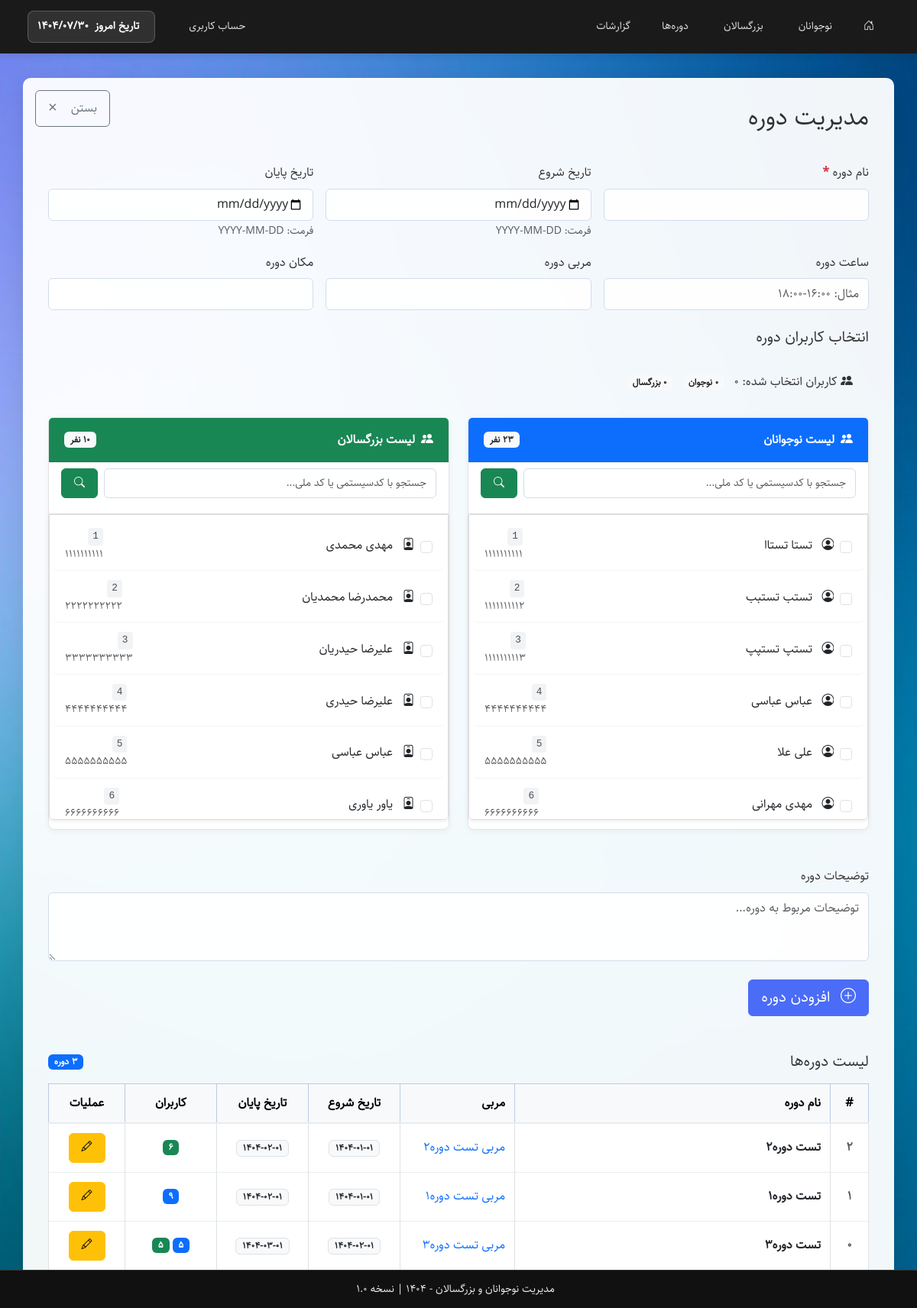
The app's page /includes/class.php (signed in) with its own data.
### tables this page shows
CREATE TABLE `teen` (
  `TeenID` int(11) NOT NULL,
  `TeenSysCode` varchar(20) NOT NULL COMMENT 'کدسیستمی',
  `TeenMelli` varchar(10) NOT NULL COMMENT 'کدملی',
  `TeenName` varchar(50) NOT NULL COMMENT 'نام',
  `TeenFamily` varchar(50) NOT NULL COMMENT 'نام خانوادگی',
  `TeenFather` varchar(50) NOT NULL COMMENT 'نام پدر',
  `TeenMobile1` varchar(11) DEFAULT NULL COMMENT 'موبایل 1',
  `TeenMobile2` varchar(11) DEFAULT NULL COMMENT 'موبایل 2',
  `TeenDateBirth` date DEFAULT NULL COMMENT 'تاریخ تولد',
  `TeenRegDate` date DEFAULT NULL COMMENT 'تاریخ ثبت نام',
  `TeenStatus` enum('عادی','فعال','تعلیق') NOT NULL DEFAULT 'عادی' COMMENT 'وضعیت',
  `TeenPlaceBirth` varchar(100) DEFAULT NULL COMMENT 'محل تولد',
  `TeenPlaceCerti` varchar(100) DEFAULT NULL COMMENT 'محل صدور',
  `TeenBloodType` enum('O+','O-','A+','A-','B+','B-','AB+','AB-') DEFAULT NULL COMMENT 'گروه خونی',
  `TeenEducation` enum('اول ابتدایی','دوم ابتدایی','سوم ابتدایی','چهارم ابتدایی','پنجم ابتدایی','ششم ابتدایی','هفتم','هشتم','نهم','دهم','یازدهم','دوازدهم','فارغ التحصیل','دانشجو','دیپلم','فوق دیپلم','لیسانس','فوق لیسانس','دکتری','سایر') DEFAULT NULL COMMENT 'تحصیلات',
  `TeenAddress` text DEFAULT NULL COMMENT 'آدرس',
  `TeenZipCode` varchar(10) DEFAULT NULL COMMENT 'کدپستی',
  `TeenImage` varchar(255) DEFAULT NULL COMMENT 'تصویر پروفایل',
  `TeenCreated` timestamp NOT NULL DEFAULT current_timestamp(),
  `TeenUpdated` timestamp NOT NULL DEFAULT current_timestamp() ON UPDATE current_timestamp(),
  `TeenCity` varchar(100) DEFAULT NULL COMMENT 'شهر',
  `TeenBankName` varchar(100) DEFAULT NULL COMMENT 'نام بانک',
  `TeenAccountNumber` varchar(30) DEFAULT NULL COMMENT 'شماره حساب',
  `TeenCardNumber` varchar(20) DEFAULT NULL COMMENT 'شماره کارت',
  `TeenShebaNumber` varchar(30) DEFAULT NULL COMMENT 'شماره شبا',
  `TeenActiveDate` date DEFAULT NULL COMMENT 'تاریخ ثبت فعال',
  `TeenSuspendDate` date DEFAULT NULL COMMENT 'تاریخ ثبت تعلیق'
);

CREATE TABLE `adult` (
  `AdultID` int(11) NOT NULL,
  `AdultSysCode` varchar(20) NOT NULL COMMENT 'کدسیستمی',
  `AdultMelli` varchar(10) NOT NULL COMMENT 'کدملی',
  `AdultName` varchar(50) NOT NULL COMMENT 'نام',
  `AdultFamily` varchar(50) NOT NULL COMMENT 'نام خانوادگی',
  `AdultFather` varchar(50) NOT NULL COMMENT 'نام پدر',
  `AdultMobile1` varchar(11) DEFAULT NULL COMMENT 'موبایل 1',
  `AdultMobile2` varchar(11) DEFAULT NULL COMMENT 'موبایل 2',
  `AdultDateBirth` date DEFAULT NULL COMMENT 'تاریخ تولد',
  `AdultRegDate` date DEFAULT NULL COMMENT 'تاریخ ثبت نام',
  `AdultStatus` enum('عادی','فعال','تعلیق') NOT NULL DEFAULT 'عادی' COMMENT 'وضعیت',
  `AdultPlaceBirth` varchar(100) DEFAULT NULL COMMENT 'محل تولد',
  `AdultPlaceCerti` varchar(100) DEFAULT NULL COMMENT 'محل صدور',
  `AdultBloodType` enum('O+','O-','A+','A-','B+','B-','AB+','AB-') DEFAULT NULL COMMENT 'گروه خونی',
  `AdultEducation` enum('اول ابتدایی','دوم ابتدایی','سوم ابتدایی','چهارم ابتدایی','پنجم ابتدایی','ششم ابتدایی','هفتم','هشتم','نهم','دهم','یازدهم','دوازدهم','فارغ التحصیل','دانشجو','دیپلم','فوق دیپلم','لیسانس','فوق لیسانس','دکتری','سایر') DEFAULT NULL COMMENT 'تحصیلات',
  `AdultAddress` text DEFAULT NULL COMMENT 'آدرس',
  `AdultZipCode` varchar(10) DEFAULT NULL COMMENT 'کدپستی',
  `AdultImage` varchar(255) DEFAULT NULL COMMENT 'تصویر پروفایل',
  `AdultCreated` timestamp NOT NULL DEFAULT current_timestamp(),
  `AdultUpdated` timestamp NOT NULL DEFAULT current_timestamp() ON UPDATE current_timestamp(),
  `AdultCity` varchar(100) DEFAULT NULL COMMENT 'شهر',
  `AdultBankName` varchar(100) DEFAULT NULL COMMENT 'نام بانک',
  `AdultAccountNumber` varchar(30) DEFAULT NULL COMMENT 'شماره حساب',
  `AdultCardNumber` varchar(20) DEFAULT NULL COMMENT 'شماره کارت',
  `AdultShebaNumber` varchar(30) DEFAULT NULL COMMENT 'شماره شبا',
  `AdultActiveDate` date DEFAULT NULL COMMENT 'تاریخ ثبت فعال',
  `AdultSuspendDate` date DEFAULT NULL COMMENT 'تاریخ ثبت تعلیق'
);

CREATE TABLE `class` (
  `ClassID` int(11) NOT NULL,
  `ClassName` varchar(100) NOT NULL COMMENT 'نام دوره',
  `ClassDateStart` date DEFAULT NULL COMMENT 'تاریخ شروع دوره',
  `ClassDateEnd` date DEFAULT NULL COMMENT 'تاریخ پایان دوره',
  `ClassTime` varchar(20) DEFAULT NULL COMMENT 'ساعت دوره',
  `ClassTeacher` varchar(100) DEFAULT NULL COMMENT 'مربی دوره',
  `ClassPlace` varchar(100) DEFAULT NULL COMMENT 'مکان دوره',
  `ClassDescription` text DEFAULT NULL COMMENT 'توضیحات دوره',
  `CalssUsers` text DEFAULT NULL COMMENT 'کاربران دوره',
  `UserType` enum('teen','adult') DEFAULT 'teen'
);

### includes/class.php (the view, shortened to what the rows shown need)
<?php
require_once __DIR__ . '/../config/database.php';
$conn->query("CREATE TABLE IF NOT EXISTS `Class` (
  `ClassID` int(11) NOT NULL AUTO_INCREMENT,
  `ClassName` varchar(100) NOT NULL,
  `ClassDateStart` date DEFAULT NULL,
  `ClassDateEnd` date DEFAULT NULL,
  `ClassTime` varchar(20) DEFAULT NULL,
  `ClassTeacher` varchar(100) DEFAULT NULL,
  `ClassPlace` varchar(100) DEFAULT NULL,
  `ClassDescription` text DEFAULT NULL,
  `CalssUsers` text DEFAULT NULL,
  PRIMARY KEY (`ClassID`)
) ENGINE=InnoDB DEFAULT CHARSET=utf8mb4 COLLATE=utf8mb4_unicode_ci;");
$teenQuery = "SELECT TeenID as id, TeenName as firstName, TeenFamily as lastName, TeenSysCode as sysCode, TeenMelli as melli, 'teen' as type FROM Teen";
$teenQuery .= " ORDER BY CAST(TeenSysCode AS UNSIGNED)";
$teens = $conn->query($teenQuery);
$adultQuery = "SELECT AdultID as id, AdultName as firstName, AdultFamily as lastName, AdultSysCode as sysCode, AdultMelli as melli, 'adult' as type FROM Adult";
$adultQuery .= " ORDER BY CAST(AdultSysCode AS UNSIGNED)";
$adults = $conn->query($adultQuery);
$rs = $conn->query("SELECT * FROM `Class` ORDER BY ClassID DESC");
$selectedUserIds = [];
?>
<!DOCTYPE html>
<html lang="fa" dir="rtl">
<head>
    <link href="../assets/css/bootstrap.rtl.min.css" rel="stylesheet" />
    <link href="../assets/css/bootstrap-icons.css" rel="stylesheet" />
    <link href="../assets/css/style.css" rel="stylesheet" />
</head>
<body class="class-management-page">
<div class="container main-container">
    <div class="content-box">
        <div class="d-flex justify-content-between align-items-center mb-4">
            <div class="d-flex justify-content-start align-items-center mb-3">
                <h2 class="mb-0">مدیریت دوره</h2>
            </div>
        </div>
        <form method="post" class="mb-4" id="class-form">
            <div class="row mb-4">
                <div class="col-md-6 mb-4">
                    <div class="card h-100">
                        <div class="card-body p-0">
                            <div class="user-list">
                                <?php
                                if ($teens && $teens->num_rows > 0) {
                                    $teens->data_seek(0);
                                    while($user = $teens->fetch_assoc()) {
                                        $key = 'teen_' . $user['id'];
                                        $isSelected = isset($selectedUserIds[$key]);
                                ?>
                                <div class="user-item <?php echo $isSelected ? 'selected' : ''; ?>"
                                     data-id="<?php echo $user['id']; ?>"
                                     data-type="<?php echo $user['type']; ?>">
                                    <input class="form-check-input user-checkbox" type="checkbox"
                                           value='<?php echo json_encode(['id' => $user['id'], 'type' => 'teen']); ?>'
                                           id="teen_<?php echo $user['id']; ?>"
                                           <?php echo $isSelected ? 'checked' : ''; ?>>
                                    <label class="form-check-label d-flex align-items-center w-100" for="teen_<?php echo $user['id']; ?>">
                                        <span class="user-name ms-2">
                                            <i class="bi bi-person-circle me-2"></i>
                                            <?php echo htmlspecialchars($user['firstName'] . ' ' . $user['lastName']); ?>
                                        </span>
                                        <div class="d-flex flex-column align-items-start ms-2">
                                            <span class="user-code"><?php echo htmlspecialchars($user['sysCode']); ?></span>
                                            <small class="text-muted"><?php echo htmlspecialchars($user['melli']); ?></small>
                                        </div>
                                    </label>
                                </div>
                                <?php
                                    }
                                }
                                ?>
                            </div>
                        </div>
                    </div>
                </div>
                <div class="col-md-6 mb-4">
                    <div class="card h-100">
                        <div class="card-body p-0">
                            <div class="user-list">
                                <?php
                                if ($adults && $adults->num_rows > 0) {
                                    $adults->data_seek(0);
                                    while($user = $adults->fetch_assoc()) {
                                        $key = 'adult_' . $user['id'];
                                        $isSelected = isset($selectedUserIds[$key]);
                                ?>
                                <div class="user-item <?php echo $isSelected ? 'selected' : ''; ?>"
                                     data-id="<?php echo $user['id']; ?>"
                                     data-type="<?php echo $user['type']; ?>">
                                    <input class="form-check-input user-checkbox" type="checkbox"
                                           value='<?php echo json_encode(['id' => $user['id'], 'type' => 'adult']); ?>'
                                           id="adult_<?php echo $user['id']; ?>"
                                           <?php echo $isSelected ? 'checked' : ''; ?>>
                                    <label class="form-check-label d-flex align-items-center w-100" for="adult_<?php echo $user['id']; ?>">
                                        <span class="user-name ms-2">
                                            <i class="bi bi-person-badge me-2"></i>
                                            <?php echo htmlspecialchars($user['firstName'] . ' ' . $user['lastName']); ?>
                                        </span>
                                        <div class="d-flex flex-column align-items-start ms-2">
                                            <span class="user-code"><?php echo htmlspecialchars($user['sysCode']); ?></span>
                                            <small class="text-muted"><?php echo htmlspecialchars($user['melli']); ?></small>
                                        </div>
                                    </label>
                                </div>
                                <?php
                                    }
                                }
                                ?>
                            </div>
                        </div>
                    </div>
                </div>
            </div>
        </form>
        <div class="row mt-5">
            <div class="col-12">
                <div class="table-responsive">
                    <table class="table table-hover table-bordered">
                        <thead>
                            <tr class="table-primary">
                                <th width="50" class="text-center">#</th>
                                <th>نام دوره</th>
                                <th width="150">مربی</th>
                                <th width="120" class="text-center">تاریخ شروع</th>
                                <th width="120" class="text-center">تاریخ پایان</th>
                                <th width="120" class="text-center">کاربران</th>
                                <th width="100" class="text-center">عملیات</th>
                            </tr>
                        </thead>
                        <tbody>
                        <?php
                        if ($rs && $rs->num_rows > 0):
                            $rs->data_seek(0);
                            while($row = $rs->fetch_assoc()):
                                $teensCount = 0;
                                $adultsCount = 0;
                                if (!empty($row['CalssUsers']) && $row['CalssUsers'] !== '[]') {
                                    $users = json_decode($row['CalssUsers'], true);
                                    if (is_array($users)) {
                                        foreach ($users as $user) {
                                            if ($user['type'] === 'teen') $teensCount++;
                                            if ($user['type'] === 'adult') $adultsCount++;
                                        }
                                    }
                                }
                        ?>
                            <tr>
                                <td class="text-center fw-bold text-muted"><?php echo $row['ClassID']; ?></td>
                                <td>
                                    <div class="fw-bold text-dark"><?php echo htmlspecialchars($row['ClassName']); ?></div>
                                </td>
                                <td>
                                    <span class="text-primary"><?php echo htmlspecialchars($row['ClassTeacher']); ?></span>
                                </td>
                                <td class="text-center">
                                    <span class="badge bg-light text-dark border"><?php echo !empty($row['ClassDateStart']) && $row['ClassDateStart'] != '0000-00-00' ? $row['ClassDateStart'] : '-'; ?></span>
                                </td>
                                <td class="text-center">
                                    <span class="badge bg-light text-dark border"><?php echo !empty($row['ClassDateEnd']) && $row['ClassDateEnd'] != '0000-00-00' ? $row['ClassDateEnd'] : '-'; ?></span>
                                </td>
                                <td class="text-center">
                                    <div class="d-flex justify-content-center gap-1">
                                        <?php if ($teensCount > 0): ?>
                                            <span class="badge bg-primary" title="نوجوانان"><?php echo $teensCount; ?></span>
                                        <?php endif; ?>
                                        <?php if ($adultsCount > 0): ?>
                                            <span class="badge bg-success" title="بزرگسالان"><?php echo $adultsCount; ?></span>
                                        <?php endif; ?>
                                    </div>
                                </td>
                                <td class="text-center">
                                    <a href="?edit=<?php echo $row['ClassID']; ?>" class="btn btn-warning btn-sm" title="ویرایش دوره">
                                        <i class="bi bi-pencil"></i>
                                    </a>
                                </td>
                            </tr>
                        <?php endwhile; endif; ?>
                        </tbody>
                    </table>
                </div>
            </div>
        </div>
    </div>
</div>
</body>
</html>

### records on screen
teen: TeenName+TeenFamily "تستا تستاا", TeenSysCode "1", TeenMelli "1111111111"
teen: TeenName+TeenFamily "تستب تستبب", TeenSysCode "2", TeenMelli "1111111112"
teen: TeenName+TeenFamily "تستپ تستپپ", TeenSysCode "3", TeenMelli "1111111113"
teen: TeenName+TeenFamily "عباس عباسی", TeenSysCode "4", TeenMelli "4444444444"
teen: TeenName+TeenFamily "علی علا", TeenSysCode "5", TeenMelli "5555555555"
teen: TeenName+TeenFamily "مهدی مهرانی", TeenSysCode "6", TeenMelli "6666666666"
adult: AdultName+AdultFamily "مهدی محمدی", AdultSysCode "1", AdultMelli "1111111111"
adult: AdultName+AdultFamily "محمدرضا محمدیان", AdultSysCode "2", AdultMelli "2222222222"
adult: AdultName+AdultFamily "علیرضا حیدریان", AdultSysCode "3", AdultMelli "3333333333"
adult: AdultName+AdultFamily "علیرضا حیدری", AdultSysCode "4", AdultMelli "4444444444"
adult: AdultName+AdultFamily "عباس عباسی", AdultSysCode "5", AdultMelli "5555555555"
adult: AdultName+AdultFamily "یاور یاوری", AdultSysCode "6", AdultMelli "6666666666"
class: ClassID "2", ClassName "تست دوره2", ClassTeacher "مربی تست دوره2", ClassDateStart "1404-01-01", ClassDateEnd "1404-02-01", adultsCount "6"
class: ClassID "1", ClassName "تست دوره1", ClassTeacher "مربی تست دوره1", ClassDateStart "1404-01-01", ClassDateEnd "1404-02-01", teensCount "9"
class: ClassID "0", ClassName "تست دوره3", ClassTeacher "مربی تست دوره3", ClassDateStart "1404-02-01", ClassDateEnd "1404-03-01", teensCount "5", adultsCount "5"

### other values on screen
count($selectedUsers) "0"
$teens->num_rows "23"
$adults->num_rows "10"
$rs->num_rows "3"
